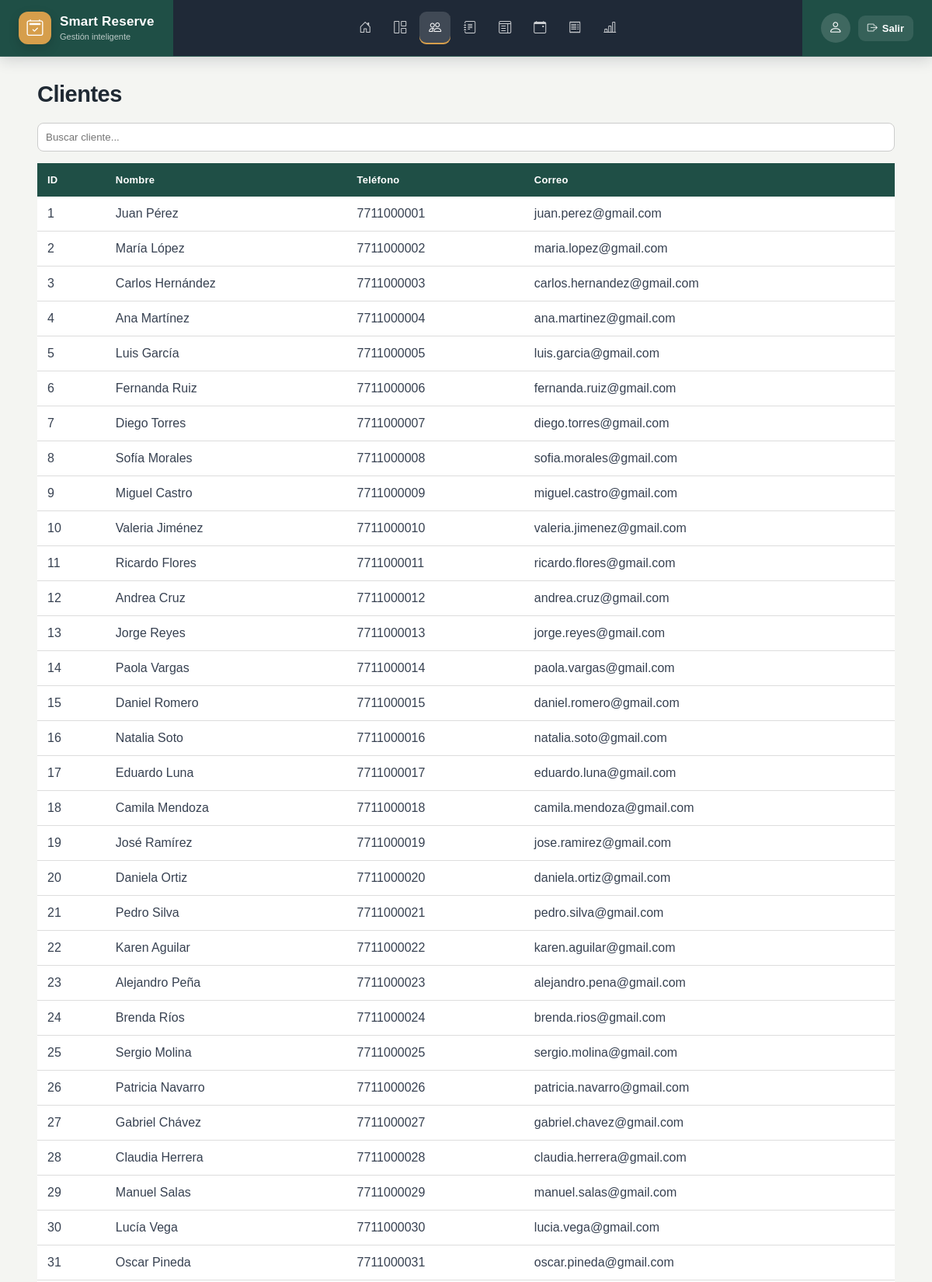
The page /clientes.php (upper part) on the database its author committed.
### tables this page shows
CREATE TABLE `cliente` (
  `id_cliente` int(11) NOT NULL,
  `nombre` varchar(100) NOT NULL,
  `telefono` varchar(15) DEFAULT NULL,
  `correo` varchar(100) DEFAULT NULL
);

### clientes.php (the view, shortened to what this page needs)
<?php
include("includes/conexion.php");
include("includes/header.php");
$clientes = $conexion->query("SELECT * FROM cliente");
?>
<h1>Clientes</h1>
<input
type="text"
id="buscar"
placeholder="Buscar cliente..."
onkeyup="filtrar()"
>
<table id="tabla">
<tr>
<th>ID</th>
<th>Nombre</th>
<th>Teléfono</th>
<th>Correo</th>
</tr>
<?php while($c = $clientes->fetch_assoc()){ ?>
<tr>
<td><?= $c['id_cliente'] ?></td>
<td><?= $c['nombre'] ?></td>
<td><?= $c['telefono'] ?></td>
<td><?= $c['correo'] ?></td>
</tr>
<?php } ?>
</table>
<?php include("includes/footer.php"); ?>

### estilos.css (style rules this page uses)
* { margin:0; padding:0; box-sizing:border-box; font-family:Arial, Helvetica, sans-serif; }
body { background:#f4f6f9; }
h1 { margin-bottom:20px; color:#1f2937; }
table { width:100%; border-collapse:collapse; background:white; box-shadow:0 2px 10px rgba(0,0,0,.1); }
th { background:#2563eb; color:white; padding:12px; }
td { padding:10px; border-bottom:1px solid #ddd; }
#buscar { width:100%; padding:10px; margin-bottom:15px; border:1px solid #ccc; border-radius:8px; }
:root { --color-primario:#1f4f46; --color-primario-oscuro:#173c36; --color-secundario:#d69e4b; --color-fondo:#f4f5f2; --color-superficie:#ffffff; --color-texto:#1f2933; --color-texto-suave:#6b7280; --color-borde:#e5e7eb; --color-exito:#23865f; --color-advertencia:#d7902f; --color-error:#c94a4a; --sombra-suave:0 4px 16px rgba(31,41,51,.08); --sombra-media:0 10px 28px rgba(31,41,51,.12); --radio:14px; }
html { min-height:100%; }
body { min-height:100vh; display:flex; flex-direction:column; background:var(--color-fondo); color:var(--color-texto); font-family: Inter, "Segoe UI", Arial, sans-serif; }
h1 { color:var(--color-texto); font-size:29px; letter-spacing:-.5px; }
table { box-shadow:none; }
th { background:var(--color-primario); padding:14px 13px; text-align:left; font-size:13px; letter-spacing:.2px; }
td { padding:13px; color:#374151; }
tbody tr { transition:background .15s ease; }

### rows shown on the page
cliente: id_cliente "1", nombre "Juan Pérez", telefono "7711000001", correo "juan.perez@gmail.com"
cliente: id_cliente "2", nombre "María López", telefono "7711000002", correo "maria.lopez@gmail.com"
cliente: id_cliente "3", nombre "Carlos Hernández", telefono "7711000003", correo "carlos.hernandez@gmail.com"
cliente: id_cliente "4", nombre "Ana Martínez", telefono "7711000004", correo "ana.martinez@gmail.com"
cliente: id_cliente "5", nombre "Luis García", telefono "7711000005", correo "luis.garcia@gmail.com"
cliente: id_cliente "6", nombre "Fernanda Ruiz", telefono "7711000006", correo "fernanda.ruiz@gmail.com"
cliente: id_cliente "7", nombre "Diego Torres", telefono "7711000007", correo "diego.torres@gmail.com"
cliente: id_cliente "8", nombre "Sofía Morales", telefono "7711000008", correo "sofia.morales@gmail.com"
cliente: id_cliente "9", nombre "Miguel Castro", telefono "7711000009", correo "miguel.castro@gmail.com"
cliente: id_cliente "10", nombre "Valeria Jiménez", telefono "7711000010", correo "valeria.jimenez@gmail.com"
cliente: id_cliente "11", nombre "Ricardo Flores", telefono "7711000011", correo "ricardo.flores@gmail.com"
cliente: id_cliente "12", nombre "Andrea Cruz", telefono "7711000012", correo "andrea.cruz@gmail.com"
cliente: id_cliente "13", nombre "Jorge Reyes", telefono "7711000013", correo "jorge.reyes@gmail.com"
cliente: id_cliente "14", nombre "Paola Vargas", telefono "7711000014", correo "paola.vargas@gmail.com"
cliente: id_cliente "15", nombre "Daniel Romero", telefono "7711000015", correo "daniel.romero@gmail.com"
cliente: id_cliente "16", nombre "Natalia Soto", telefono "7711000016", correo "natalia.soto@gmail.com"
cliente: id_cliente "17", nombre "Eduardo Luna", telefono "7711000017", correo "eduardo.luna@gmail.com"
cliente: id_cliente "18", nombre "Camila Mendoza", telefono "7711000018", correo "camila.mendoza@gmail.com"
cliente: id_cliente "19", nombre "José Ramírez", telefono "7711000019", correo "jose.ramirez@gmail.com"
cliente: id_cliente "20", nombre "Daniela Ortiz", telefono "7711000020", correo "daniela.ortiz@gmail.com"
cliente: id_cliente "21", nombre "Pedro Silva", telefono "7711000021", correo "pedro.silva@gmail.com"
cliente: id_cliente "22", nombre "Karen Aguilar", telefono "7711000022", correo "karen.aguilar@gmail.com"
cliente: id_cliente "23", nombre "Alejandro Peña", telefono "7711000023", correo "alejandro.pena@gmail.com"
cliente: id_cliente "24", nombre "Brenda Ríos", telefono "7711000024", correo "brenda.rios@gmail.com"
cliente: id_cliente "25", nombre "Sergio Molina", telefono "7711000025", correo "sergio.molina@gmail.com"
cliente: id_cliente "26", nombre "Patricia Navarro", telefono "7711000026", correo "patricia.navarro@gmail.com"
cliente: id_cliente "27", nombre "Gabriel Chávez", telefono "7711000027", correo "gabriel.chavez@gmail.com"
cliente: id_cliente "28", nombre "Claudia Herrera", telefono "7711000028", correo "claudia.herrera@gmail.com"
cliente: id_cliente "29", nombre "Manuel Salas", telefono "7711000029", correo "manuel.salas@gmail.com"
cliente: id_cliente "30", nombre "Lucía Vega", telefono "7711000030", correo "lucia.vega@gmail.com"
cliente: id_cliente "31", nombre "Oscar Pineda", telefono "7711000031", correo "oscar.pineda@gmail.com"
